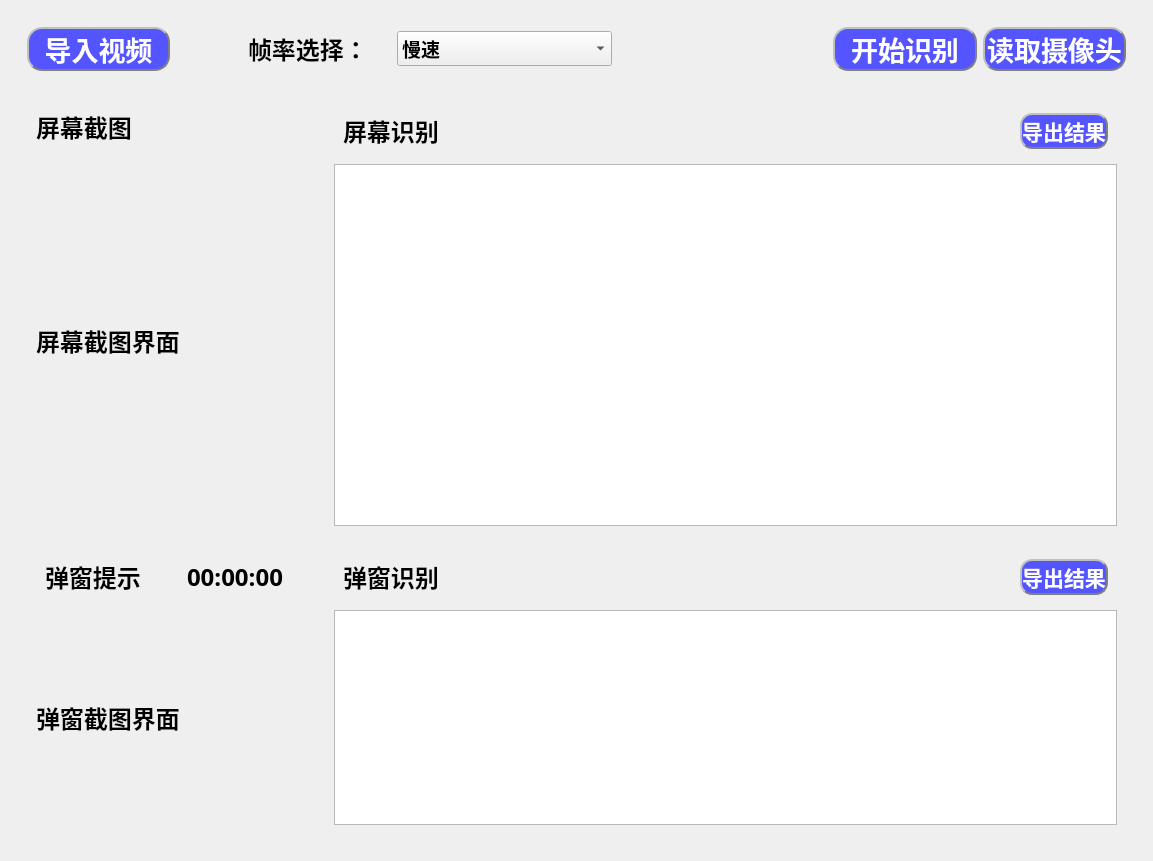
<?xml version="1.0" encoding="UTF-8"?>
<ui version="4.0">
 <class>MainWindow</class>
 <widget class="QMainWindow" name="MainWindow">
  <property name="geometry">
   <rect>
    <x>0</x>
    <y>0</y>
    <width>1153</width>
    <height>861</height>
   </rect>
  </property>
  <property name="windowTitle">
   <string>MainWindow</string>
  </property>
  <widget class="QWidget" name="centralwidget">
   <layout class="QGridLayout" name="gridLayout">
    <item row="0" column="0">
     <widget class="QWidget" name="widget_3" native="true">
      <layout class="QFormLayout" name="formLayout">
       <item row="0" column="0" colspan="2">
        <widget class="QWidget" name="widget_13" native="true">
         <layout class="QHBoxLayout" name="horizontalLayout_4" stretch="2,1,2,3,3,2,2">
          <item>
           <widget class="QPushButton" name="pushButton_file">
            <property name="font">
             <font>
              <family>微软雅黑</family>
              <pointsize>20</pointsize>
              <weight>75</weight>
              <bold>true</bold>
             </font>
            </property>
            <property name="styleSheet">
             <string notr="true">color: rgb(255, 255, 255);
background-color: rgb(85, 85, 255);
border-radius: 15px;  
border: 2px groove gray;
border-style: outset;
</string>
            </property>
            <property name="text">
             <string>导入视频</string>
            </property>
           </widget>
          </item>
          <item>
           <spacer name="horizontalSpacer_2">
            <property name="orientation">
             <enum>Qt::Horizontal</enum>
            </property>
            <property name="sizeHint" stdset="0">
             <size>
              <width>40</width>
              <height>20</height>
             </size>
            </property>
           </spacer>
          </item>
          <item>
           <widget class="QLabel" name="label_img_3">
            <property name="font">
             <font>
              <family>微软雅黑</family>
              <pointsize>18</pointsize>
              <weight>75</weight>
              <bold>true</bold>
             </font>
            </property>
            <property name="text">
             <string>帧率选择：</string>
            </property>
           </widget>
          </item>
          <item>
           <widget class="QComboBox" name="comboBox">
            <property name="font">
             <font>
              <family>微软雅黑</family>
              <pointsize>14</pointsize>
              <weight>75</weight>
              <bold>true</bold>
             </font>
            </property>
            <property name="styleSheet">
             <string notr="true"/>
            </property>
            <item>
             <property name="text">
              <string>慢速</string>
             </property>
            </item>
            <item>
             <property name="text">
              <string>中速</string>
             </property>
            </item>
            <item>
             <property name="text">
              <string>快速</string>
             </property>
            </item>
           </widget>
          </item>
          <item>
           <spacer name="horizontalSpacer_5">
            <property name="orientation">
             <enum>Qt::Horizontal</enum>
            </property>
            <property name="sizeHint" stdset="0">
             <size>
              <width>40</width>
              <height>20</height>
             </size>
            </property>
           </spacer>
          </item>
          <item>
           <widget class="QPushButton" name="pushButton_start">
            <property name="font">
             <font>
              <family>微软雅黑</family>
              <pointsize>20</pointsize>
              <weight>75</weight>
              <bold>true</bold>
             </font>
            </property>
            <property name="styleSheet">
             <string notr="true">color: rgb(255, 255, 255);
background-color: rgb(85, 85, 255);
border-radius: 15px;  
border: 2px groove gray;
border-style: outset;
</string>
            </property>
            <property name="text">
             <string>开始识别</string>
            </property>
           </widget>
          </item>
          <item>
           <widget class="QPushButton" name="pushButton_start_2">
            <property name="font">
             <font>
              <family>微软雅黑</family>
              <pointsize>20</pointsize>
              <weight>75</weight>
              <bold>true</bold>
             </font>
            </property>
            <property name="styleSheet">
             <string notr="true">color: rgb(255, 255, 255);
background-color: rgb(85, 85, 255);
border-radius: 15px;  
border: 2px groove gray;
border-style: outset;
</string>
            </property>
            <property name="text">
             <string>读取摄像头</string>
            </property>
           </widget>
          </item>
         </layout>
        </widget>
       </item>
       <item row="1" column="0">
        <widget class="QWidget" name="widget_12" native="true">
         <layout class="QVBoxLayout" name="verticalLayout_8" stretch="3,2">
          <item>
           <widget class="QWidget" name="widget_9" native="true">
            <layout class="QVBoxLayout" name="verticalLayout_6" stretch="1,8">
             <item>
              <widget class="QLabel" name="label_img_7">
               <property name="font">
                <font>
                 <family>微软雅黑</family>
                 <pointsize>18</pointsize>
                 <weight>75</weight>
                 <bold>true</bold>
                </font>
               </property>
               <property name="text">
                <string>屏幕截图</string>
               </property>
              </widget>
             </item>
             <item>
              <widget class="QLabel" name="label_img">
               <property name="font">
                <font>
                 <family>微软雅黑</family>
                 <pointsize>18</pointsize>
                 <weight>75</weight>
                 <bold>true</bold>
                </font>
               </property>
               <property name="text">
                <string>屏幕截图界面</string>
               </property>
              </widget>
             </item>
            </layout>
           </widget>
          </item>
          <item>
           <widget class="QWidget" name="widget_10" native="true">
            <layout class="QVBoxLayout" name="verticalLayout_7" stretch="1,8">
             <item>
              <widget class="QWidget" name="widget_11" native="true">
               <layout class="QHBoxLayout" name="horizontalLayout" stretch="5,5,1">
                <item>
                 <widget class="QLabel" name="label_img_5">
                  <property name="font">
                   <font>
                    <family>微软雅黑</family>
                    <pointsize>18</pointsize>
                    <weight>75</weight>
                    <bold>true</bold>
                   </font>
                  </property>
                  <property name="text">
                   <string>弹窗提示</string>
                  </property>
                 </widget>
                </item>
                <item>
                 <spacer name="horizontalSpacer">
                  <property name="orientation">
                   <enum>Qt::Horizontal</enum>
                  </property>
                  <property name="sizeHint" stdset="0">
                   <size>
                    <width>40</width>
                    <height>20</height>
                   </size>
                  </property>
                 </spacer>
                </item>
                <item>
                 <widget class="QLabel" name="label_img_8">
                  <property name="font">
                   <font>
                    <family>微软雅黑</family>
                    <pointsize>18</pointsize>
                    <weight>75</weight>
                    <bold>true</bold>
                   </font>
                  </property>
                  <property name="text">
                   <string>00:00:00</string>
                  </property>
                 </widget>
                </item>
               </layout>
              </widget>
             </item>
             <item>
              <widget class="QLabel" name="label_img_6">
               <property name="font">
                <font>
                 <family>微软雅黑</family>
                 <pointsize>18</pointsize>
                 <weight>75</weight>
                 <bold>true</bold>
                </font>
               </property>
               <property name="text">
                <string>弹窗截图界面</string>
               </property>
              </widget>
             </item>
            </layout>
           </widget>
          </item>
         </layout>
        </widget>
       </item>
       <item row="1" column="1">
        <widget class="QWidget" name="widget_4" native="true">
         <layout class="QVBoxLayout" name="verticalLayout_5" stretch="3,2">
          <item>
           <widget class="QWidget" name="widget" native="true">
            <layout class="QVBoxLayout" name="verticalLayout" stretch="1,8">
             <item>
              <widget class="QWidget" name="widget_5" native="true">
               <layout class="QHBoxLayout" name="horizontalLayout_2">
                <item>
                 <widget class="QLabel" name="label">
                  <property name="font">
                   <font>
                    <family>微软雅黑</family>
                    <pointsize>18</pointsize>
                    <weight>75</weight>
                    <bold>true</bold>
                   </font>
                  </property>
                  <property name="text">
                   <string>屏幕识别</string>
                  </property>
                  <property name="textFormat">
                   <enum>Qt::AutoText</enum>
                  </property>
                 </widget>
                </item>
                <item>
                 <spacer name="horizontalSpacer_3">
                  <property name="orientation">
                   <enum>Qt::Horizontal</enum>
                  </property>
                  <property name="sizeHint" stdset="0">
                   <size>
                    <width>40</width>
                    <height>20</height>
                   </size>
                  </property>
                 </spacer>
                </item>
                <item>
                 <widget class="QPushButton" name="pushButton_run">
                  <property name="font">
                   <font>
                    <family>微软雅黑</family>
                    <pointsize>16</pointsize>
                    <weight>75</weight>
                    <bold>true</bold>
                   </font>
                  </property>
                  <property name="styleSheet">
                   <string notr="true">color: rgb(255, 255, 255);
background-color: rgb(85, 85, 255);
border-radius: 12px;  
border: 2px groove gray;
border-style: outset;
</string>
                  </property>
                  <property name="text">
                   <string>导出结果</string>
                  </property>
                 </widget>
                </item>
               </layout>
              </widget>
             </item>
             <item>
              <widget class="QTextEdit" name="textEdit"/>
             </item>
            </layout>
           </widget>
          </item>
          <item>
           <widget class="QWidget" name="widget_2" native="true">
            <layout class="QVBoxLayout" name="verticalLayout_2">
             <item>
              <widget class="QWidget" name="widget_6" native="true">
               <layout class="QHBoxLayout" name="horizontalLayout_3">
                <item>
                 <widget class="QLabel" name="label_img_4">
                  <property name="font">
                   <font>
                    <family>微软雅黑</family>
                    <pointsize>18</pointsize>
                    <weight>75</weight>
                    <bold>true</bold>
                   </font>
                  </property>
                  <property name="text">
                   <string>弹窗识别</string>
                  </property>
                 </widget>
                </item>
                <item>
                 <spacer name="horizontalSpacer_4">
                  <property name="orientation">
                   <enum>Qt::Horizontal</enum>
                  </property>
                  <property name="sizeHint" stdset="0">
                   <size>
                    <width>40</width>
                    <height>20</height>
                   </size>
                  </property>
                 </spacer>
                </item>
                <item>
                 <widget class="QPushButton" name="pushButton_run_2">
                  <property name="font">
                   <font>
                    <family>微软雅黑</family>
                    <pointsize>16</pointsize>
                    <weight>75</weight>
                    <bold>true</bold>
                   </font>
                  </property>
                  <property name="styleSheet">
                   <string notr="true">color: rgb(255, 255, 255);
background-color: rgb(85, 85, 255);
border-radius: 12px;  
border: 2px groove gray;
border-style: outset;
</string>
                  </property>
                  <property name="text">
                   <string>导出结果</string>
                  </property>
                 </widget>
                </item>
               </layout>
              </widget>
             </item>
             <item>
              <widget class="QTextEdit" name="textEdit_3"/>
             </item>
            </layout>
           </widget>
          </item>
         </layout>
        </widget>
       </item>
      </layout>
     </widget>
    </item>
   </layout>
  </widget>
 </widget>
 <resources/>
 <connections/>
</ui>
